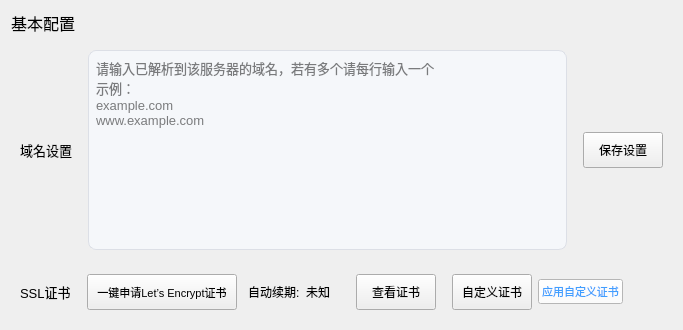
        <widget class="QWidget" name="item_4" native="true">
         <property name="styleSheet">
          <string notr="true">QWidget#item_4 {
	background-color: rgb(255, 255, 255);
	border-radius: 14;
}</string>
         </property>
         <layout class="QGridLayout" name="gridLayout_15">
          <item row="0" column="0">
           <widget class="QLabel" name="label_10">
            <property name="minimumSize">
             <size>
              <width>95</width>
              <height>0</height>
             </size>
            </property>
            <property name="styleSheet">
             <string notr="true">font: 12pt;</string>
            </property>
            <property name="text">
             <string>基本配置</string>
            </property>
           </widget>
          </item>
          <item row="1" column="0">
           <widget class="QWidget" name="widget_8" native="true">
            <layout class="QHBoxLayout" name="horizontalLayout_4">
             <item>
              <widget class="QLabel" name="label_11">
               <property name="styleSheet">
                <string notr="true">font: 10pt;</string>
               </property>
               <property name="text">
                <string>域名设置</string>
               </property>
              </widget>
             </item>
             <item>
              <spacer name="horizontalSpacer_2">
               <property name="orientation">
                <enum>Qt::Horizontal</enum>
               </property>
               <property name="sizeType">
                <enum>QSizePolicy::Fixed</enum>
               </property>
               <property name="sizeHint" stdset="0">
                <size>
                 <width>10</width>
                 <height>20</height>
                </size>
               </property>
              </spacer>
             </item>
             <item>
              <widget class="QWidget" name="widget" native="true">
               <property name="styleSheet">
                <string notr="true">background-color: rgb(245, 247, 250);
border-radius: 8;
font: 10pt;
border: 0.5px solid rgb(220, 223, 230);</string>
               </property>
               <layout class="QGridLayout" name="gridLayout_14">
                <property name="leftMargin">
                 <number>4</number>
                </property>
                <property name="topMargin">
                 <number>4</number>
                </property>
                <property name="rightMargin">
                 <number>4</number>
                </property>
                <property name="bottomMargin">
                 <number>4</number>
                </property>
                <item row="0" column="0">
                 <widget class="QTextEdit" name="domainNameEditer">
                  <property name="styleSheet">
                   <string notr="true">border: 0px;</string>
                  </property>
                  <property name="html">
                   <string>&lt;!DOCTYPE HTML PUBLIC &quot;-//W3C//DTD HTML 4.0//EN&quot; &quot;http://www.w3.org/TR/REC-html40/strict.dtd&quot;&gt;
&lt;html&gt;&lt;head&gt;&lt;meta name=&quot;qrichtext&quot; content=&quot;1&quot; /&gt;&lt;meta charset=&quot;utf-8&quot; /&gt;&lt;style type=&quot;text/css&quot;&gt;
p, li { white-space: pre-wrap; }
hr { height: 1px; border-width: 0; }
li.unchecked::marker { content: &quot;\2610&quot;; }
li.checked::marker { content: &quot;\2612&quot;; }
&lt;/style&gt;&lt;/head&gt;&lt;body style=&quot; font-family:'Microsoft YaHei UI'; font-size:10pt; font-weight:400; font-style:normal;&quot;&gt;
&lt;p style=&quot;-qt-paragraph-type:empty; margin-top:0px; margin-bottom:0px; margin-left:0px; margin-right:0px; -qt-block-indent:0; text-indent:0px;&quot;&gt;&lt;br /&gt;&lt;/p&gt;&lt;/body&gt;&lt;/html&gt;</string>
                  </property>
                  <property name="placeholderText">
                   <string>请输入已解析到该服务器的域名，若有多个请每行输入一个                                                                                                                                                                                                                   示例：                                                                                                                                                                                                                                                         example.com                                                                                                                                                                                                                                                                                                  www.example.com</string>
                  </property>
                 </widget>
                </item>
               </layout>
              </widget>
             </item>
             <item>
              <spacer name="horizontalSpacer_19">
               <property name="orientation">
                <enum>Qt::Horizontal</enum>
               </property>
               <property name="sizeType">
                <enum>QSizePolicy::Fixed</enum>
               </property>
               <property name="sizeHint" stdset="0">
                <size>
                 <width>10</width>
                 <height>20</height>
                </size>
               </property>
              </spacer>
             </item>
             <item>
              <widget class="QPushButton" name="saveDomainNameBtn">
               <property name="minimumSize">
                <size>
                 <width>80</width>
                 <height>36</height>
                </size>
               </property>
               <property name="text">
                <string>保存设置</string>
               </property>
              </widget>
             </item>
            </layout>
           </widget>
          </item>
          <item row="2" column="0">
           <widget class="QWidget" name="widget_9" native="true">
            <layout class="QHBoxLayout" name="horizontalLayout_6">
             <item>
              <widget class="QLabel" name="label_12">
               <property name="styleSheet">
                <string notr="true">font: 10pt;</string>
               </property>
               <property name="text">
                <string>SSL证书</string>
               </property>
              </widget>
             </item>
             <item>
              <spacer name="horizontalSpacer_22">
               <property name="orientation">
                <enum>Qt::Horizontal</enum>
               </property>
               <property name="sizeType">
                <enum>QSizePolicy::Fixed</enum>
               </property>
               <property name="sizeHint" stdset="0">
                <size>
                 <width>10</width>
                 <height>20</height>
                </size>
               </property>
              </spacer>
             </item>
             <item>
              <widget class="QPushButton" name="applyCerBtn">
               <property name="minimumSize">
                <size>
                 <width>150</width>
                 <height>36</height>
                </size>
               </property>
               <property name="styleSheet">
                <string notr="true">font: 8pt;</string>
               </property>
               <property name="text">
                <string>一键申请Let’s Encrypt证书</string>
               </property>
              </widget>
             </item>
             <item>
              <spacer name="horizontalSpacer_23">
               <property name="orientation">
                <enum>Qt::Horizontal</enum>
               </property>
               <property name="sizeType">
                <enum>QSizePolicy::Fixed</enum>
               </property>
               <property name="sizeHint" stdset="0">
                <size>
                 <width>5</width>
                 <height>20</height>
                </size>
               </property>
              </spacer>
             </item>
             <item>
              <widget class="QLabel" name="label_13">
               <property name="text">
                <string>自动续期:</string>
               </property>
              </widget>
             </item>
             <item>
              <widget class="QLabel" name="certState">
               <property name="text">
                <string>未知</string>
               </property>
              </widget>
             </item>
             <item>
              <spacer name="horizontalSpacer_20">
               <property name="orientation">
                <enum>Qt::Horizontal</enum>
               </property>
               <property name="sizeType">
                <enum>QSizePolicy::Fixed</enum>
               </property>
               <property name="sizeHint" stdset="0">
                <size>
                 <width>20</width>
                 <height>20</height>
                </size>
               </property>
              </spacer>
             </item>
             <item>
              <widget class="QPushButton" name="showCerBtn">
               <property name="minimumSize">
                <size>
                 <width>80</width>
                 <height>36</height>
                </size>
               </property>
               <property name="text">
                <string>查看证书</string>
               </property>
              </widget>
             </item>
             <item>
              <spacer name="horizontalSpacer_24">
               <property name="orientation">
                <enum>Qt::Horizontal</enum>
               </property>
               <property name="sizeType">
                <enum>QSizePolicy::Fixed</enum>
               </property>
               <property name="sizeHint" stdset="0">
                <size>
                 <width>10</width>
                 <height>20</height>
                </size>
               </property>
              </spacer>
             </item>
             <item>
              <widget class="QPushButton" name="setCerBtn">
               <property name="minimumSize">
                <size>
                 <width>80</width>
                 <height>36</height>
                </size>
               </property>
               <property name="text">
                <string>自定义证书</string>
               </property>
              </widget>
             </item>
             <item>
              <widget class="QPushButton" name="applyCustomCerBtn">
               <property name="enabled">
                <bool>true</bool>
               </property>
               <property name="styleSheet">
                <string notr="true">QPushButton {
	background-color: rgb(255, 255, 255);
	color:  rgb(64, 158, 255);
	font: 8pt;
}

QPushButton:pressed {
	color: rgb(160, 207, 255);
}

QPushButton:disabled {
	color: rgb(177, 179, 184);
}</string>
               </property>
               <property name="text">
                <string>应用自定义证书</string>
               </property>
               <property name="checkable">
                <bool>false</bool>
               </property>
               <property name="checked">
                <bool>false</bool>
               </property>
               <property name="autoDefault">
                <bool>false</bool>
               </property>
               <property name="default">
                <bool>false</bool>
               </property>
               <property name="flat">
                <bool>false</bool>
               </property>
              </widget>
             </item>
             <item>
              <spacer name="horizontalSpacer_21">
               <property name="orientation">
                <enum>Qt::Horizontal</enum>
               </property>
               <property name="sizeHint" stdset="0">
                <size>
                 <width>40</width>
                 <height>20</height>
                </size>
               </property>
              </spacer>
             </item>
            </layout>
           </widget>
          </item>
         </layout>
        </widget>
